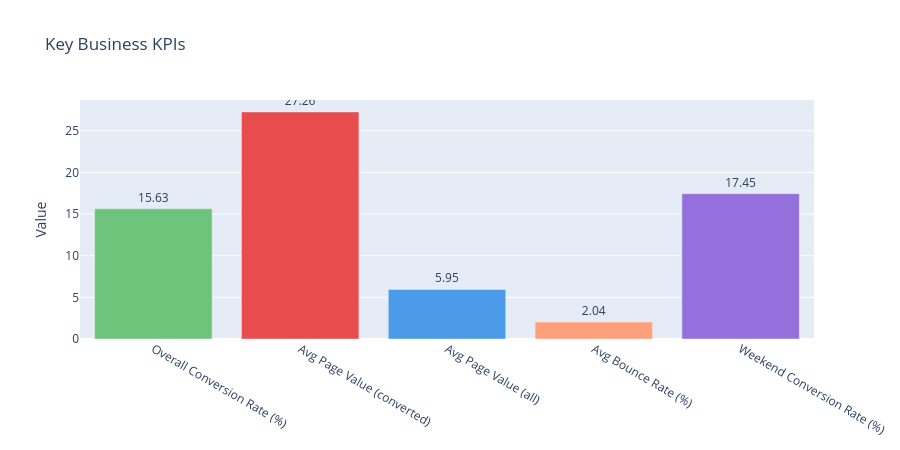

Notebook code cell kept with this figure:
### Code cell
# KPI summary bar chart
kpis = {
    'Overall Conversion Rate (%)': round(df['Revenue'].mean()*100,2),
    'Avg Page Value (converted)':  round(df[df['Revenue']==1]['PageValues'].mean(),2),
    'Avg Page Value (all)':        round(df['PageValues'].mean(),2),
    'Avg Bounce Rate (%)':         round(df['BounceRates'].mean()*100,2),
    'Weekend Conversion Rate (%)': round(df[df['Weekend']==1]['Revenue'].mean()*100,2),
}
fig3 = go.Figure(go.Bar(
    x=list(kpis.keys()), y=list(kpis.values()),
    marker_color=['#6EC47A','#E84C4C','#4C9BE8','#FFA07A','#9370DB'],
    text=[f"{v}" for v in kpis.values()], textposition='outside'
))
fig3.update_layout(title='Key Business KPIs', height=450, yaxis_title='Value')
fig3.show()

### Figure 1 — Plotly figure (JSON) as saved in the notebook; plotly's stock layout.template omitted (floating-point values rounded to 4 significant figures)
{"data": [{"marker": {"color": ["#6EC47A", "#E84C4C", "#4C9BE8", "#FFA07A", "#9370DB"]}, "text": ["15.63", "27.26", "5.95", "2.04", "17.45"], "textposition": "outside", "type": "bar", "x": ["Overall Conversion Rate (%)", "Avg Page Value (converted)", "Avg Page Value (all)", "Avg Bounce Rate (%)", "Weekend Conversion Rate (%)"], "y": [15.63, 27.26, 5.95, 2.04, 17.45]}], "layout": {"height": 450, "title": {"text": "Key Business KPIs"}, "yaxis": {"title": {"text": "Value"}}}}
